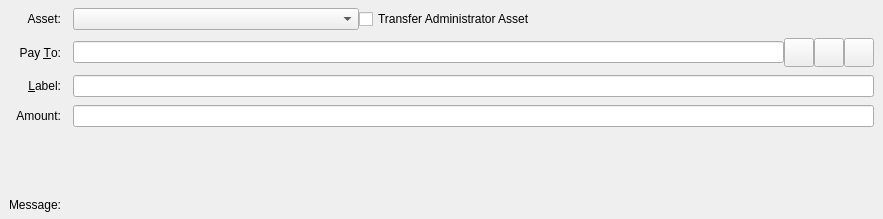
<?xml version="1.0" encoding="UTF-8"?>
<ui version="4.0">
 <class>SendAssetsEntry</class>
 <widget class="QStackedWidget" name="SendAssetsEntry">
  <property name="geometry">
   <rect>
    <x>0</x>
    <y>0</y>
    <width>883</width>
    <height>219</height>
   </rect>
  </property>
  <property name="focusPolicy">
   <enum>Qt::TabFocus</enum>
  </property>
  <property name="autoFillBackground">
   <bool>false</bool>
  </property>
  <property name="currentIndex">
   <number>0</number>
  </property>
  <widget class="QFrame" name="SendCoins">
   <property name="toolTip">
    <string>This is a normal payment.</string>
   </property>
   <property name="frameShape">
    <enum>QFrame::NoFrame</enum>
   </property>
   <layout class="QGridLayout" name="gridLayout">
    <property name="topMargin">
     <number>8</number>
    </property>
    <property name="bottomMargin">
     <number>4</number>
    </property>
    <property name="horizontalSpacing">
     <number>12</number>
    </property>
    <property name="verticalSpacing">
     <number>8</number>
    </property>
    <item row="4" column="1">
     <layout class="QHBoxLayout" name="horizontalLayoutAmount" stretch="0">
      <item>
       <widget class="AssetAmountField" name="payAssetAmount"/>
      </item>
     </layout>
    </item>
    <item row="3" column="0">
     <widget class="QLabel" name="labellLabel">
      <property name="text">
       <string>&amp;Label:</string>
      </property>
      <property name="alignment">
       <set>Qt::AlignRight|Qt::AlignTrailing|Qt::AlignVCenter</set>
      </property>
      <property name="buddy">
       <cstring>addAsLabel</cstring>
      </property>
     </widget>
    </item>
    <item row="7" column="1">
     <widget class="QLabel" name="ownershipWarningMessage">
      <property name="text">
       <string/>
      </property>
     </widget>
    </item>
    <item row="2" column="0">
     <widget class="QLabel" name="payToLabel">
      <property name="text">
       <string>Pay &amp;To:</string>
      </property>
      <property name="alignment">
       <set>Qt::AlignRight|Qt::AlignTrailing|Qt::AlignVCenter</set>
      </property>
      <property name="buddy">
       <cstring>payTo</cstring>
      </property>
     </widget>
    </item>
    <item row="4" column="0">
     <widget class="QLabel" name="amountLabel">
      <property name="text">
       <string>Amount:</string>
      </property>
      <property name="alignment">
       <set>Qt::AlignRight|Qt::AlignTrailing|Qt::AlignVCenter</set>
      </property>
     </widget>
    </item>
    <item row="6" column="1">
     <widget class="QLabel" name="assetAmountLabel">
      <property name="text">
       <string/>
      </property>
      <property name="alignment">
       <set>Qt::AlignRight|Qt::AlignTrailing|Qt::AlignVCenter</set>
      </property>
     </widget>
    </item>
    <item row="1" column="0">
     <widget class="QLabel" name="assetBoxLabel">
      <property name="text">
       <string>Asset:</string>
      </property>
      <property name="alignment">
       <set>Qt::AlignRight|Qt::AlignTrailing|Qt::AlignVCenter</set>
      </property>
     </widget>
    </item>
    <item row="1" column="1">
     <layout class="QHBoxLayout" name="horizontalLayout_3">
      <property name="spacing">
       <number>0</number>
      </property>
      <item>
       <widget class="QComboBox" name="assetSelectionBox">
        <property name="minimumContentsLength">
         <number>32</number>
        </property>
       </widget>
      </item>
      <item>
       <widget class="QCheckBox" name="administratorCheckbox">
        <property name="text">
         <string>Transfer Administrator Asset</string>
        </property>
       </widget>
      </item>
      <item>
       <spacer name="horizontalSpacer">
        <property name="orientation">
         <enum>Qt::Horizontal</enum>
        </property>
        <property name="sizeHint" stdset="0">
         <size>
          <width>40</width>
          <height>20</height>
         </size>
        </property>
       </spacer>
      </item>
     </layout>
    </item>
    <item row="8" column="1">
     <widget class="QLabel" name="messageTextLabel">
      <property name="toolTip">
       <string>A message that was attached to the rito: URI which will be stored with the transaction for your reference. Note: This message will not be sent over the Rito network.</string>
      </property>
      <property name="textFormat">
       <enum>Qt::PlainText</enum>
      </property>
     </widget>
    </item>
    <item row="8" column="0">
     <widget class="QLabel" name="messageLabel">
      <property name="text">
       <string>Message:</string>
      </property>
      <property name="alignment">
       <set>Qt::AlignRight|Qt::AlignTrailing|Qt::AlignVCenter</set>
      </property>
     </widget>
    </item>
    <item row="2" column="1">
     <layout class="QHBoxLayout" name="payToLayout">
      <property name="spacing">
       <number>0</number>
      </property>
      <item>
       <widget class="QValidatedLineEdit" name="payTo">
        <property name="toolTip">
         <string>The Rito address to send the payment to</string>
        </property>
       </widget>
      </item>
      <item>
       <widget class="QToolButton" name="addressBookButton">
        <property name="toolTip">
         <string>Choose previously used address</string>
        </property>
        <property name="text">
         <string/>
        </property>
        <property name="icon">
         <iconset resource="../rito.qrc">
          <normaloff>:/icons/address-book</normaloff>:/icons/address-book</iconset>
        </property>
        <property name="iconSize">
         <size>
          <width>22</width>
          <height>22</height>
         </size>
        </property>
        <property name="shortcut">
         <string>Alt+A</string>
        </property>
       </widget>
      </item>
      <item>
       <widget class="QToolButton" name="pasteButton">
        <property name="toolTip">
         <string>Paste address from clipboard</string>
        </property>
        <property name="text">
         <string/>
        </property>
        <property name="icon">
         <iconset resource="../rito.qrc">
          <normaloff>:/icons/editpaste</normaloff>:/icons/editpaste</iconset>
        </property>
        <property name="iconSize">
         <size>
          <width>22</width>
          <height>22</height>
         </size>
        </property>
        <property name="shortcut">
         <string>Alt+P</string>
        </property>
       </widget>
      </item>
      <item>
       <widget class="QToolButton" name="deleteButton">
        <property name="toolTip">
         <string>Remove this entry</string>
        </property>
        <property name="text">
         <string/>
        </property>
        <property name="icon">
         <iconset resource="../rito.qrc">
          <normaloff>:/icons/remove</normaloff>:/icons/remove</iconset>
        </property>
        <property name="iconSize">
         <size>
          <width>22</width>
          <height>22</height>
         </size>
        </property>
       </widget>
      </item>
     </layout>
    </item>
    <item row="3" column="1">
     <widget class="QLineEdit" name="addAsLabel">
      <property name="toolTip">
       <string>Enter a label for this address to add it to the list of used addresses</string>
      </property>
     </widget>
    </item>
   </layout>
  </widget>
  <widget class="QFrame" name="SendCoins_UnauthenticatedPaymentRequest">
   <property name="palette">
    <palette>
     <active>
      <colorrole role="WindowText">
       <brush brushstyle="SolidPattern">
        <color alpha="255">
         <red>0</red>
         <green>0</green>
         <blue>0</blue>
        </color>
       </brush>
      </colorrole>
      <colorrole role="Button">
       <brush brushstyle="SolidPattern">
        <color alpha="255">
         <red>255</red>
         <green>255</green>
         <blue>127</blue>
        </color>
       </brush>
      </colorrole>
      <colorrole role="Light">
       <brush brushstyle="SolidPattern">
        <color alpha="255">
         <red>255</red>
         <green>255</green>
         <blue>255</blue>
        </color>
       </brush>
      </colorrole>
      <colorrole role="Midlight">
       <brush brushstyle="SolidPattern">
        <color alpha="255">
         <red>255</red>
         <green>255</green>
         <blue>191</blue>
        </color>
       </brush>
      </colorrole>
      <colorrole role="Dark">
       <brush brushstyle="SolidPattern">
        <color alpha="255">
         <red>127</red>
         <green>127</green>
         <blue>63</blue>
        </color>
       </brush>
      </colorrole>
      <colorrole role="Mid">
       <brush brushstyle="SolidPattern">
        <color alpha="255">
         <red>170</red>
         <green>170</green>
         <blue>84</blue>
        </color>
       </brush>
      </colorrole>
      <colorrole role="Text">
       <brush brushstyle="SolidPattern">
        <color alpha="255">
         <red>0</red>
         <green>0</green>
         <blue>0</blue>
        </color>
       </brush>
      </colorrole>
      <colorrole role="BrightText">
       <brush brushstyle="SolidPattern">
        <color alpha="255">
         <red>255</red>
         <green>255</green>
         <blue>255</blue>
        </color>
       </brush>
      </colorrole>
      <colorrole role="ButtonText">
       <brush brushstyle="SolidPattern">
        <color alpha="255">
         <red>0</red>
         <green>0</green>
         <blue>0</blue>
        </color>
       </brush>
      </colorrole>
      <colorrole role="Base">
       <brush brushstyle="SolidPattern">
        <color alpha="255">
         <red>255</red>
         <green>255</green>
         <blue>255</blue>
        </color>
       </brush>
      </colorrole>
      <colorrole role="Window">
       <brush brushstyle="SolidPattern">
        <color alpha="255">
         <red>255</red>
         <green>255</green>
         <blue>127</blue>
        </color>
       </brush>
      </colorrole>
      <colorrole role="Shadow">
       <brush brushstyle="SolidPattern">
        <color alpha="255">
         <red>0</red>
         <green>0</green>
         <blue>0</blue>
        </color>
       </brush>
      </colorrole>
      <colorrole role="AlternateBase">
       <brush brushstyle="SolidPattern">
        <color alpha="255">
         <red>255</red>
         <green>255</green>
         <blue>191</blue>
        </color>
       </brush>
      </colorrole>
      <colorrole role="ToolTipBase">
       <brush brushstyle="SolidPattern">
        <color alpha="255">
         <red>255</red>
         <green>255</green>
         <blue>220</blue>
        </color>
       </brush>
      </colorrole>
      <colorrole role="ToolTipText">
       <brush brushstyle="SolidPattern">
        <color alpha="255">
         <red>0</red>
         <green>0</green>
         <blue>0</blue>
        </color>
       </brush>
      </colorrole>
     </active>
     <inactive>
      <colorrole role="WindowText">
       <brush brushstyle="SolidPattern">
        <color alpha="255">
         <red>0</red>
         <green>0</green>
         <blue>0</blue>
        </color>
       </brush>
      </colorrole>
      <colorrole role="Button">
       <brush brushstyle="SolidPattern">
        <color alpha="255">
         <red>255</red>
         <green>255</green>
         <blue>127</blue>
        </color>
       </brush>
      </colorrole>
      <colorrole role="Light">
       <brush brushstyle="SolidPattern">
        <color alpha="255">
         <red>255</red>
         <green>255</green>
         <blue>255</blue>
        </color>
       </brush>
      </colorrole>
      <colorrole role="Midlight">
       <brush brushstyle="SolidPattern">
        <color alpha="255">
         <red>255</red>
         <green>255</green>
         <blue>191</blue>
        </color>
       </brush>
      </colorrole>
      <colorrole role="Dark">
       <brush brushstyle="SolidPattern">
        <color alpha="255">
         <red>127</red>
         <green>127</green>
         <blue>63</blue>
        </color>
       </brush>
      </colorrole>
      <colorrole role="Mid">
       <brush brushstyle="SolidPattern">
        <color alpha="255">
         <red>170</red>
         <green>170</green>
         <blue>84</blue>
        </color>
       </brush>
      </colorrole>
      <colorrole role="Text">
       <brush brushstyle="SolidPattern">
        <color alpha="255">
         <red>0</red>
         <green>0</green>
         <blue>0</blue>
        </color>
       </brush>
      </colorrole>
      <colorrole role="BrightText">
       <brush brushstyle="SolidPattern">
        <color alpha="255">
         <red>255</red>
         <green>255</green>
         <blue>255</blue>
        </color>
       </brush>
      </colorrole>
      <colorrole role="ButtonText">
       <brush brushstyle="SolidPattern">
        <color alpha="255">
         <red>0</red>
         <green>0</green>
         <blue>0</blue>
        </color>
       </brush>
      </colorrole>
      <colorrole role="Base">
       <brush brushstyle="SolidPattern">
        <color alpha="255">
         <red>255</red>
         <green>255</green>
         <blue>255</blue>
        </color>
       </brush>
      </colorrole>
      <colorrole role="Window">
       <brush brushstyle="SolidPattern">
        <color alpha="255">
         <red>255</red>
         <green>255</green>
         <blue>127</blue>
        </color>
       </brush>
      </colorrole>
      <colorrole role="Shadow">
       <brush brushstyle="SolidPattern">
        <color alpha="255">
         <red>0</red>
         <green>0</green>
         <blue>0</blue>
        </color>
       </brush>
      </colorrole>
      <colorrole role="AlternateBase">
       <brush brushstyle="SolidPattern">
        <color alpha="255">
         <red>255</red>
         <green>255</green>
         <blue>191</blue>
        </color>
       </brush>
      </colorrole>
      <colorrole role="ToolTipBase">
       <brush brushstyle="SolidPattern">
        <color alpha="255">
         <red>255</red>
         <green>255</green>
         <blue>220</blue>
        </color>
       </brush>
      </colorrole>
      <colorrole role="ToolTipText">
       <brush brushstyle="SolidPattern">
        <color alpha="255">
         <red>0</red>
         <green>0</green>
         <blue>0</blue>
        </color>
       </brush>
      </colorrole>
     </inactive>
     <disabled>
      <colorrole role="WindowText">
       <brush brushstyle="SolidPattern">
        <color alpha="255">
         <red>127</red>
         <green>127</green>
         <blue>63</blue>
        </color>
       </brush>
      </colorrole>
      <colorrole role="Button">
       <brush brushstyle="SolidPattern">
        <color alpha="255">
         <red>255</red>
         <green>255</green>
         <blue>127</blue>
        </color>
       </brush>
      </colorrole>
      <colorrole role="Light">
       <brush brushstyle="SolidPattern">
        <color alpha="255">
         <red>255</red>
         <green>255</green>
         <blue>255</blue>
        </color>
       </brush>
      </colorrole>
      <colorrole role="Midlight">
       <brush brushstyle="SolidPattern">
        <color alpha="255">
         <red>255</red>
         <green>255</green>
         <blue>191</blue>
        </color>
       </brush>
      </colorrole>
      <colorrole role="Dark">
       <brush brushstyle="SolidPattern">
        <color alpha="255">
         <red>127</red>
         <green>127</green>
         <blue>63</blue>
        </color>
       </brush>
      </colorrole>
      <colorrole role="Mid">
       <brush brushstyle="SolidPattern">
        <color alpha="255">
         <red>170</red>
         <green>170</green>
         <blue>84</blue>
        </color>
       </brush>
      </colorrole>
      <colorrole role="Text">
       <brush brushstyle="SolidPattern">
        <color alpha="255">
         <red>127</red>
         <green>127</green>
         <blue>63</blue>
        </color>
       </brush>
      </colorrole>
      <colorrole role="BrightText">
       <brush brushstyle="SolidPattern">
        <color alpha="255">
         <red>255</red>
         <green>255</green>
         <blue>255</blue>
        </color>
       </brush>
      </colorrole>
      <colorrole role="ButtonText">
       <brush brushstyle="SolidPattern">
        <color alpha="255">
         <red>127</red>
         <green>127</green>
         <blue>63</blue>
        </color>
       </brush>
      </colorrole>
      <colorrole role="Base">
       <brush brushstyle="SolidPattern">
        <color alpha="255">
         <red>255</red>
         <green>255</green>
         <blue>127</blue>
        </color>
       </brush>
      </colorrole>
      <colorrole role="Window">
       <brush brushstyle="SolidPattern">
        <color alpha="255">
         <red>255</red>
         <green>255</green>
         <blue>127</blue>
        </color>
       </brush>
      </colorrole>
      <colorrole role="Shadow">
       <brush brushstyle="SolidPattern">
        <color alpha="255">
         <red>0</red>
         <green>0</green>
         <blue>0</blue>
        </color>
       </brush>
      </colorrole>
      <colorrole role="AlternateBase">
       <brush brushstyle="SolidPattern">
        <color alpha="255">
         <red>255</red>
         <green>255</green>
         <blue>127</blue>
        </color>
       </brush>
      </colorrole>
      <colorrole role="ToolTipBase">
       <brush brushstyle="SolidPattern">
        <color alpha="255">
         <red>255</red>
         <green>255</green>
         <blue>220</blue>
        </color>
       </brush>
      </colorrole>
      <colorrole role="ToolTipText">
       <brush brushstyle="SolidPattern">
        <color alpha="255">
         <red>0</red>
         <green>0</green>
         <blue>0</blue>
        </color>
       </brush>
      </colorrole>
     </disabled>
    </palette>
   </property>
   <property name="toolTip">
    <string>This is an unauthenticated payment request.</string>
   </property>
   <property name="autoFillBackground">
    <bool>true</bool>
   </property>
   <property name="frameShape">
    <enum>QFrame::NoFrame</enum>
   </property>
   <layout class="QGridLayout" name="gridLayout_is">
    <property name="spacing">
     <number>12</number>
    </property>
    <item row="0" column="0">
     <widget class="QLabel" name="payToLabel_is">
      <property name="text">
       <string>Pay To:</string>
      </property>
      <property name="alignment">
       <set>Qt::AlignRight|Qt::AlignTrailing|Qt::AlignVCenter</set>
      </property>
     </widget>
    </item>
    <item row="0" column="1">
     <layout class="QHBoxLayout" name="payToLayout_is">
      <property name="spacing">
       <number>0</number>
      </property>
      <item>
       <widget class="QLabel" name="payTo_is"/>
      </item>
      <item>
       <widget class="QToolButton" name="deleteButton_is">
        <property name="toolTip">
         <string>Remove this entry</string>
        </property>
        <property name="text">
         <string/>
        </property>
        <property name="icon">
         <iconset resource="../rito.qrc">
          <normaloff>:/icons/remove</normaloff>:/icons/remove</iconset>
        </property>
       </widget>
      </item>
     </layout>
    </item>
    <item row="1" column="0">
     <widget class="QLabel" name="memoLabel_is">
      <property name="text">
       <string>Memo:</string>
      </property>
      <property name="alignment">
       <set>Qt::AlignRight|Qt::AlignTrailing|Qt::AlignVCenter</set>
      </property>
     </widget>
    </item>
    <item row="1" column="1">
     <widget class="QLabel" name="memoTextLabel_is">
      <property name="textFormat">
       <enum>Qt::PlainText</enum>
      </property>
     </widget>
    </item>
    <item row="2" column="0">
     <widget class="QLabel" name="amountLabel_is">
      <property name="text">
       <string>A&amp;mount:</string>
      </property>
      <property name="alignment">
       <set>Qt::AlignRight|Qt::AlignTrailing|Qt::AlignVCenter</set>
      </property>
      <property name="buddy">
       <cstring>payAmount_is</cstring>
      </property>
     </widget>
    </item>
    <item row="2" column="1">
     <widget class="QLineEdit" name="payAmount_is">
      <property name="acceptDrops">
       <bool>false</bool>
      </property>
     </widget>
    </item>
   </layout>
  </widget>
  <widget class="QFrame" name="SendCoins_AuthenticatedPaymentRequest">
   <property name="palette">
    <palette>
     <active>
      <colorrole role="WindowText">
       <brush brushstyle="SolidPattern">
        <color alpha="255">
         <red>0</red>
         <green>0</green>
         <blue>0</blue>
        </color>
       </brush>
      </colorrole>
      <colorrole role="Button">
       <brush brushstyle="SolidPattern">
        <color alpha="255">
         <red>140</red>
         <green>232</green>
         <blue>119</blue>
        </color>
       </brush>
      </colorrole>
      <colorrole role="Light">
       <brush brushstyle="SolidPattern">
        <color alpha="255">
         <red>230</red>
         <green>255</green>
         <blue>224</blue>
        </color>
       </brush>
      </colorrole>
      <colorrole role="Midlight">
       <brush brushstyle="SolidPattern">
        <color alpha="255">
         <red>185</red>
         <green>243</green>
         <blue>171</blue>
        </color>
       </brush>
      </colorrole>
      <colorrole role="Dark">
       <brush brushstyle="SolidPattern">
        <color alpha="255">
         <red>70</red>
         <green>116</green>
         <blue>59</blue>
        </color>
       </brush>
      </colorrole>
      <colorrole role="Mid">
       <brush brushstyle="SolidPattern">
        <color alpha="255">
         <red>93</red>
         <green>155</green>
         <blue>79</blue>
        </color>
       </brush>
      </colorrole>
      <colorrole role="Text">
       <brush brushstyle="SolidPattern">
        <color alpha="255">
         <red>0</red>
         <green>0</green>
         <blue>0</blue>
        </color>
       </brush>
      </colorrole>
      <colorrole role="BrightText">
       <brush brushstyle="SolidPattern">
        <color alpha="255">
         <red>155</red>
         <green>255</green>
         <blue>147</blue>
        </color>
       </brush>
      </colorrole>
      <colorrole role="ButtonText">
       <brush brushstyle="SolidPattern">
        <color alpha="255">
         <red>0</red>
         <green>0</green>
         <blue>0</blue>
        </color>
       </brush>
      </colorrole>
      <colorrole role="Base">
       <brush brushstyle="SolidPattern">
        <color alpha="255">
         <red>119</red>
         <green>255</green>
         <blue>233</blue>
        </color>
       </brush>
      </colorrole>
      <colorrole role="Window">
       <brush brushstyle="SolidPattern">
        <color alpha="255">
         <red>140</red>
         <green>232</green>
         <blue>119</blue>
        </color>
       </brush>
      </colorrole>
      <colorrole role="Shadow">
       <brush brushstyle="SolidPattern">
        <color alpha="255">
         <red>0</red>
         <green>0</green>
         <blue>0</blue>
        </color>
       </brush>
      </colorrole>
      <colorrole role="AlternateBase">
       <brush brushstyle="SolidPattern">
        <color alpha="255">
         <red>197</red>
         <green>243</green>
         <blue>187</blue>
        </color>
       </brush>
      </colorrole>
      <colorrole role="NoRole">
       <brush brushstyle="SolidPattern">
        <color alpha="255">
         <red>125</red>
         <green>194</green>
         <blue>122</blue>
        </color>
       </brush>
      </colorrole>
      <colorrole role="ToolTipBase">
       <brush brushstyle="SolidPattern">
        <color alpha="255">
         <red>255</red>
         <green>255</green>
         <blue>220</blue>
        </color>
       </brush>
      </colorrole>
      <colorrole role="ToolTipText">
       <brush brushstyle="SolidPattern">
        <color alpha="255">
         <red>0</red>
         <green>0</green>
         <blue>0</blue>
        </color>
       </brush>
      </colorrole>
     </active>
     <inactive>
      <colorrole role="WindowText">
       <brush brushstyle="SolidPattern">
        <color alpha="255">
         <red>0</red>
         <green>0</green>
         <blue>0</blue>
        </color>
       </brush>
      </colorrole>
      <colorrole role="Button">
       <brush brushstyle="SolidPattern">
        <color alpha="255">
         <red>140</red>
         <green>232</green>
         <blue>119</blue>
        </color>
       </brush>
      </colorrole>
      <colorrole role="Light">
       <brush brushstyle="SolidPattern">
        <color alpha="255">
         <red>230</red>
         <green>255</green>
         <blue>224</blue>
        </color>
       </brush>
      </colorrole>
      <colorrole role="Midlight">
       <brush brushstyle="SolidPattern">
        <color alpha="255">
         <red>185</red>
         <green>243</green>
         <blue>171</blue>
        </color>
       </brush>
      </colorrole>
      <colorrole role="Dark">
       <brush brushstyle="SolidPattern">
        <color alpha="255">
         <red>70</red>
         <green>116</green>
         <blue>59</blue>
        </color>
       </brush>
      </colorrole>
      <colorrole role="Mid">
       <brush brushstyle="SolidPattern">
        <color alpha="255">
         <red>93</red>
         <green>155</green>
         <blue>79</blue>
        </color>
       </brush>
      </colorrole>
      <colorrole role="Text">
       <brush brushstyle="SolidPattern">
        <color alpha="255">
         <red>0</red>
         <green>0</green>
         <blue>0</blue>
        </color>
       </brush>
      </colorrole>
      <colorrole role="BrightText">
       <brush brushstyle="SolidPattern">
        <color alpha="255">
         <red>155</red>
         <green>255</green>
         <blue>147</blue>
        </color>
       </brush>
      </colorrole>
      <colorrole role="ButtonText">
       <brush brushstyle="SolidPattern">
        <color alpha="255">
         <red>0</red>
         <green>0</green>
         <blue>0</blue>
        </color>
       </brush>
      </colorrole>
      <colorrole role="Base">
       <brush brushstyle="SolidPattern">
        <color alpha="255">
         <red>119</red>
         <green>255</green>
         <blue>233</blue>
        </color>
       </brush>
      </colorrole>
      <colorrole role="Window">
       <brush brushstyle="SolidPattern">
        <color alpha="255">
         <red>140</red>
         <green>232</green>
         <blue>119</blue>
        </color>
       </brush>
      </colorrole>
      <colorrole role="Shadow">
       <brush brushstyle="SolidPattern">
        <color alpha="255">
         <red>0</red>
         <green>0</green>
         <blue>0</blue>
        </color>
       </brush>
      </colorrole>
      <colorrole role="AlternateBase">
       <brush brushstyle="SolidPattern">
        <color alpha="255">
         <red>197</red>
         <green>243</green>
         <blue>187</blue>
        </color>
       </brush>
      </colorrole>
      <colorrole role="NoRole">
       <brush brushstyle="SolidPattern">
        <color alpha="255">
         <red>125</red>
         <green>194</green>
         <blue>122</blue>
        </color>
       </brush>
      </colorrole>
      <colorrole role="ToolTipBase">
       <brush brushstyle="SolidPattern">
        <color alpha="255">
         <red>255</red>
         <green>255</green>
         <blue>220</blue>
        </color>
       </brush>
      </colorrole>
      <colorrole role="ToolTipText">
       <brush brushstyle="SolidPattern">
        <color alpha="255">
         <red>0</red>
         <green>0</green>
         <blue>0</blue>
        </color>
       </brush>
      </colorrole>
     </inactive>
     <disabled>
      <colorrole role="WindowText">
       <brush brushstyle="SolidPattern">
        <color alpha="255">
         <red>70</red>
         <green>116</green>
         <blue>59</blue>
        </color>
       </brush>
      </colorrole>
      <colorrole role="Button">
       <brush brushstyle="SolidPattern">
        <color alpha="255">
         <red>140</red>
         <green>232</green>
         <blue>119</blue>
        </color>
       </brush>
      </colorrole>
      <colorrole role="Light">
       <brush brushstyle="SolidPattern">
        <color alpha="255">
         <red>230</red>
         <green>255</green>
         <blue>224</blue>
        </color>
       </brush>
      </colorrole>
      <colorrole role="Midlight">
       <brush brushstyle="SolidPattern">
        <color alpha="255">
         <red>185</red>
         <green>243</green>
         <blue>171</blue>
        </color>
       </brush>
      </colorrole>
      <colorrole role="Dark">
       <brush brushstyle="SolidPattern">
        <color alpha="255">
         <red>70</red>
         <green>116</green>
         <blue>59</blue>
        </color>
       </brush>
      </colorrole>
      <colorrole role="Mid">
       <brush brushstyle="SolidPattern">
        <color alpha="255">
         <red>93</red>
         <green>155</green>
         <blue>79</blue>
        </color>
       </brush>
      </colorrole>
      <colorrole role="Text">
       <brush brushstyle="SolidPattern">
        <color alpha="255">
         <red>70</red>
         <green>116</green>
         <blue>59</blue>
        </color>
       </brush>
      </colorrole>
      <colorrole role="BrightText">
       <brush brushstyle="SolidPattern">
        <color alpha="255">
         <red>155</red>
         <green>255</green>
         <blue>147</blue>
        </color>
       </brush>
      </colorrole>
      <colorrole role="ButtonText">
       <brush brushstyle="SolidPattern">
        <color alpha="255">
         <red>70</red>
         <green>116</green>
         <blue>59</blue>
        </color>
       </brush>
      </colorrole>
      <colorrole role="Base">
       <brush brushstyle="SolidPattern">
        <color alpha="255">
         <red>140</red>
         <green>232</green>
         <blue>119</blue>
        </color>
       </brush>
      </colorrole>
      <colorrole role="Window">
       <brush brushstyle="SolidPattern">
        <color alpha="255">
         <red>140</red>
         <green>232</green>
         <blue>119</blue>
        </color>
       </brush>
      </colorrole>
      <colorrole role="Shadow">
       <brush brushstyle="SolidPattern">
        <color alpha="255">
         <red>0</red>
         <green>0</green>
         <blue>0</blue>
        </color>
       </brush>
      </colorrole>
      <colorrole role="AlternateBase">
       <brush brushstyle="SolidPattern">
        <color alpha="255">
         <red>140</red>
         <green>232</green>
         <blue>119</blue>
        </color>
       </brush>
      </colorrole>
      <colorrole role="NoRole">
       <brush brushstyle="SolidPattern">
        <color alpha="255">
         <red>125</red>
         <green>194</green>
         <blue>122</blue>
        </color>
       </brush>
      </colorrole>
      <colorrole role="ToolTipBase">
       <brush brushstyle="SolidPattern">
        <color alpha="255">
         <red>255</red>
         <green>255</green>
         <blue>220</blue>
        </color>
       </brush>
      </colorrole>
      <colorrole role="ToolTipText">
       <brush brushstyle="SolidPattern">
        <color alpha="255">
         <red>0</red>
         <green>0</green>
         <blue>0</blue>
        </color>
       </brush>
      </colorrole>
     </disabled>
    </palette>
   </property>
   <property name="toolTip">
    <string>This is an authenticated payment request.</string>
   </property>
   <property name="autoFillBackground">
    <bool>true</bool>
   </property>
   <property name="frameShape">
    <enum>QFrame::NoFrame</enum>
   </property>
   <layout class="QGridLayout" name="gridLayout_s">
    <property name="spacing">
     <number>12</number>
    </property>
    <item row="0" column="0">
     <widget class="QLabel" name="payToLabel_s">
      <property name="text">
       <string>Pay To:</string>
      </property>
      <property name="alignment">
       <set>Qt::AlignRight|Qt::AlignTrailing|Qt::AlignVCenter</set>
      </property>
     </widget>
    </item>
    <item row="0" column="1">
     <layout class="QHBoxLayout" name="payToLayout_s">
      <property name="spacing">
       <number>0</number>
      </property>
      <item>
       <widget class="QLabel" name="payTo_s">
        <property name="textFormat">
         <enum>Qt::PlainText</enum>
        </property>
       </widget>
      </item>
      <item>
       <widget class="QToolButton" name="deleteButton_s">
        <property name="toolTip">
         <string>Remove this entry</string>
        </property>
        <property name="text">
         <string/>
        </property>
        <property name="icon">
         <iconset resource="../rito.qrc">
          <normaloff>:/icons/remove</normaloff>:/icons/remove</iconset>
        </property>
       </widget>
      </item>
     </layout>
    </item>
    <item row="1" column="0">
     <widget class="QLabel" name="memoLabel_s">
      <property name="text">
       <string>Memo:</string>
      </property>
      <property name="alignment">
       <set>Qt::AlignRight|Qt::AlignTrailing|Qt::AlignVCenter</set>
      </property>
     </widget>
    </item>
    <item row="1" column="1">
     <widget class="QLabel" name="memoTextLabel_s">
      <property name="textFormat">
       <enum>Qt::PlainText</enum>
      </property>
     </widget>
    </item>
    <item row="2" column="0">
     <widget class="QLabel" name="amountLabel_s">
      <property name="text">
       <string>A&amp;mount:</string>
      </property>
      <property name="alignment">
       <set>Qt::AlignRight|Qt::AlignTrailing|Qt::AlignVCenter</set>
      </property>
      <property name="buddy">
       <cstring>payAmount_s</cstring>
      </property>
     </widget>
    </item>
    <item row="2" column="1">
     <widget class="RitoAmountField" name="payAmount_s">
      <property name="acceptDrops">
       <bool>false</bool>
      </property>
     </widget>
    </item>
   </layout>
  </widget>
 </widget>
 <customwidgets>
  <customwidget>
   <class>QValidatedLineEdit</class>
   <extends>QLineEdit</extends>
   <header>qvalidatedlineedit.h</header>
  </customwidget>
  <customwidget>
   <class>RitoAmountField</class>
   <extends>QLineEdit</extends>
   <header>ritoamountfield.h</header>
   <container>1</container>
  </customwidget>
  <customwidget>
   <class>AssetAmountField</class>
   <extends>QLineEdit</extends>
   <header location="global">ritoamountfield.h</header>
  </customwidget>
 </customwidgets>
 <tabstops>
  <tabstop>payTo</tabstop>
  <tabstop>addressBookButton</tabstop>
  <tabstop>pasteButton</tabstop>
  <tabstop>deleteButton</tabstop>
  <tabstop>addAsLabel</tabstop>
  <tabstop>payAmount_is</tabstop>
  <tabstop>deleteButton_is</tabstop>
  <tabstop>payAmount_s</tabstop>
  <tabstop>deleteButton_s</tabstop>
 </tabstops>
 <resources>
  <include location="../rito.qrc"/>
 </resources>
 <connections/>
</ui>
